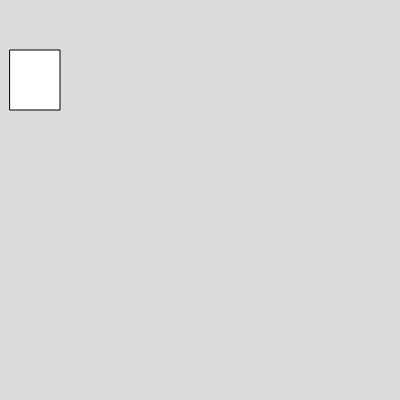
Frame 1 (no input)
Frame 60 (no input): identical to frame 1, image omitted
Frame 120 (the mouse pressed at the canvas centre since frame 60): identical to frame 1, image omitted

The p5.js sketch that drew this single still picture (run headless with seeded random() and noise() and a simulated clock; from frame 60 on, the mouse is pressed at the canvas centre):

// p5.js sketch
// ── sketch.js
function setup() {
  createCanvas(400, 400);
}

function draw() {
  background(220);
  rect(10,50,50,60);
}
